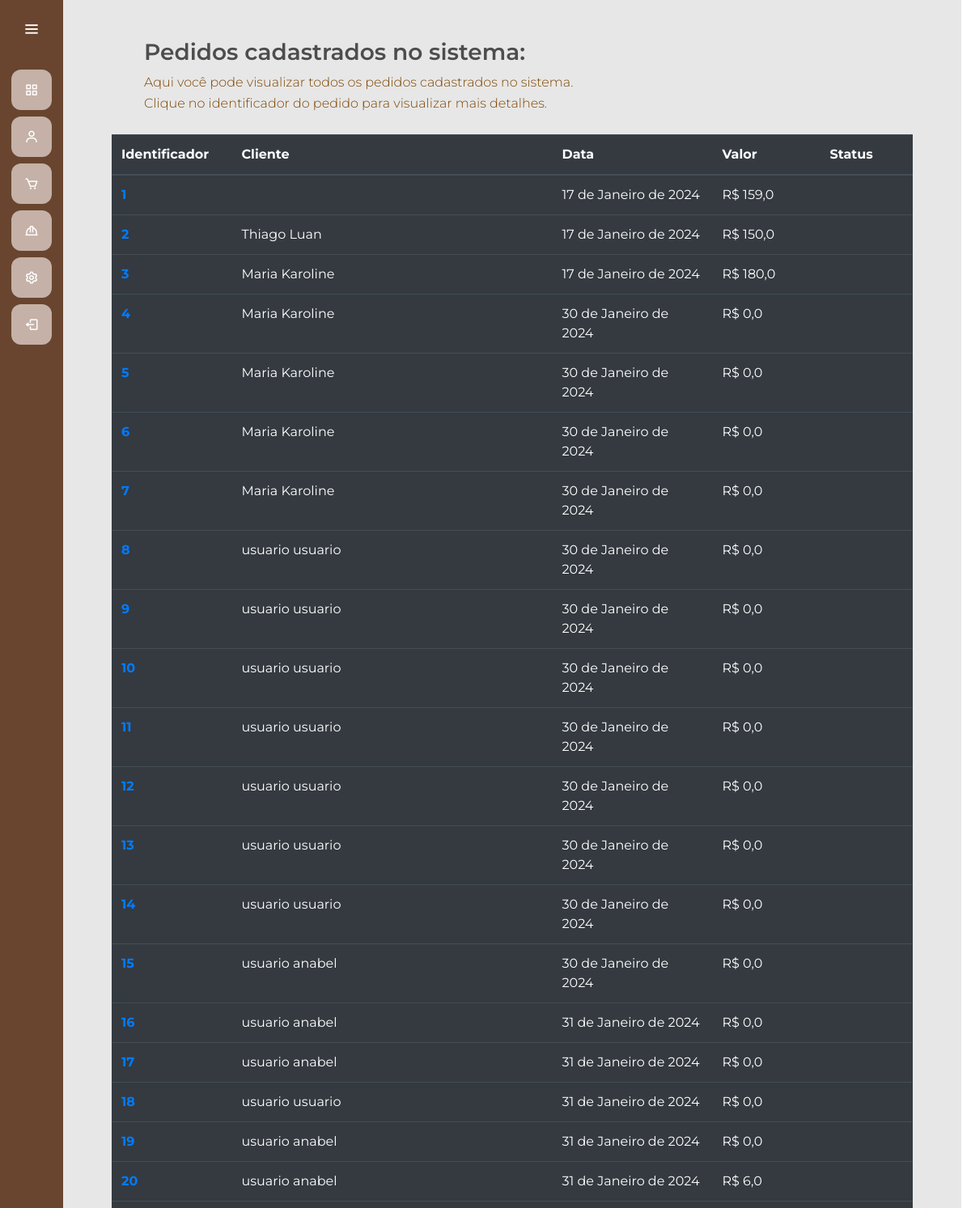
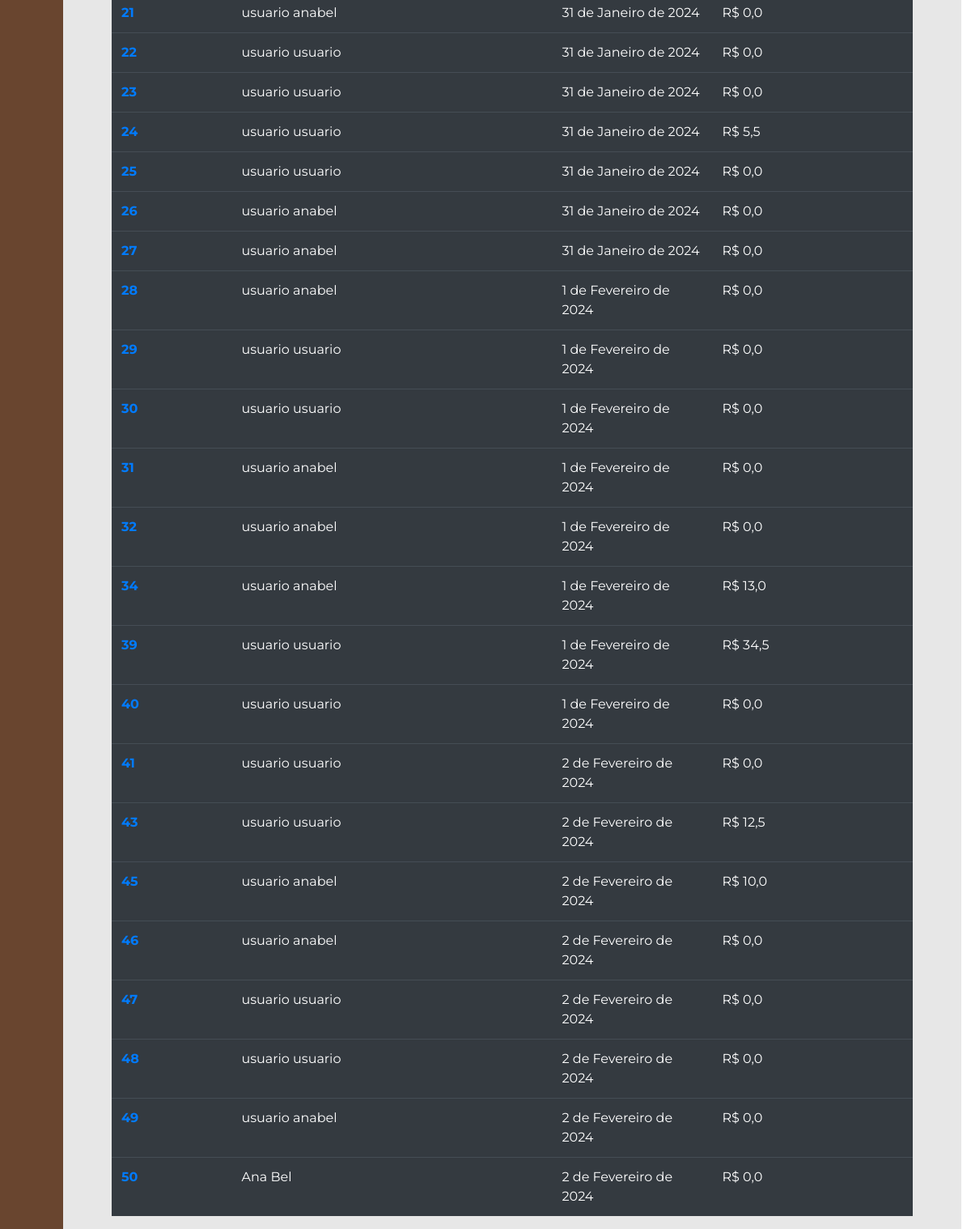
Screenshot of /gerenciamento/listaPedidos/ with the database file from the repository (2 pictures, top to bottom).
### gerenciamento/models.py (models this page shows, shortened)
class Pedido(models.Model):
    id_pedido = models.AutoField(primary_key=True)
    id_transacao = models.CharField(max_length=255, null=True)
    cliente = models.ForeignKey(usuarios_models.Usuario, on_delete=models.SET_NULL, null=True, blank=True)
    data = models.DateField(auto_now_add=True)
    valor_final = models.FloatField(default=0.0)
    produtos = models.ManyToManyField(Produto, through='PedidoProduto')
    completo = models.BooleanField(default=False, null=True, blank=False)

### usuarios/models.py (models this page shows, shortened)
class Usuario (AbstractUser):
    telefone = models.CharField(max_length=20)
    cpf = models.CharField(max_length=11, primary_key=True, unique=True)
    endereco = models.CharField(max_length=255)
    permissao = models.BooleanField(default=False)
    groups = models.ManyToManyField('auth.Group', related_name='usuarios', blank=True)
    user_permissions = models.ManyToManyField('auth.Permission', related_name='usuarios', blank=True)
    REQUIRED_FIELDS = ['email']

### gerenciamento/views.py (the view)
# urls.py: path('listaPedidos/', views.lista_pedidos, name='listaPedidos'),
def lista_pedidos(request):
    pedidos_list = Pedido.objects.all()
    return render(request, 'listarPedidos.html', {'pedidos': pedidos_list})

### gerenciamento/templates/listarPedidos.html
{% extends "gerente.html" %}
{% load static %}
{% block 'head' %}
    <link rel="stylesheet" href="{% static 'usuarios/css/telaprincipal.css' %}">
    <link rel="stylesheet" href="{% static 'gerenciamento/css/gerenciamento.css' %}">
{% endblock %}
{% block 'dashboard' %}
<body>
    <br>
    <br>
    <h3 class="titulo">Pedidos cadastrados no sistema:</h2>
    <p class="subtitulo">Aqui você pode visualizar todos os pedidos cadastrados no sistema.</p>
    <p class="subtitulo">Clique no identificador do pedido para visualizar mais detalhes.</p>
    <br>
    <div class="container-fluid distanciamento">
        <table class="table table-dark">
            <thead>
                <tr>
                    <th class="id" scope="col">Identificador</th>
                    <th class="cliente" scope="col">Cliente</th>
                    <th class="data" scope="col">Data</th>
                    <th class="valor" scope="col">Valor</th>
                    <th class="status" scope="col">Status</th>
                </tr>
            </thead>
            <tbody>
                {% for pedido in pedidos %}
                    <tr>
                        <th><a href="{% url 'notaPedido' pedido.id_pedido %}">{{pedido.id_pedido}}</a></th>
                        <td>{{ pedido.cliente.first_name }} {{ pedido.cliente.last_name }}</td>
                        <td>{{ pedido.data }}</td>
                        <td>R$ {{ pedido.valor_final }}</td>
                        <td>{{ pedido.status }}</td>
                    </tr>
                {% endfor %}
            </tbody>
        </table>
    </div>
</body>
{% endblock %}

### templates/static/general/css/base.css (style rules this page uses)
* { margin: 0; padding: 0; box-sizing: border-box; font-family: "Montserrat" , sans-serif; }
body { background-color: hsl(0, 0%, 98%); }
h1,h2,h3,h4,h5,h6 { color:hsl(0, 0%, 30%); }

### templates/static/general/css/general.css (style rules this page uses)
:root { --main-color: #c5b1a7; --dark-color: #69452F; --light-color: #E7E7E7; --contrast-color: #faab66; --differential-color: #4b280b; --red-color: #9E7047; }

### templates/static/usuarios/css/telaprincipal.css (style rules this page uses)
:root { --main-color: #c5b1a7; --dark-color: #69452F; --light-color: #E7E7E7; --contrast-color: #faab66; --differential-color: #4b280b; --red-color: #9E7047; }
* { margin: 0; padding: 0; box-sizing: border-box; outline: none; font-family: 'Montserrat', sans-serif; }
body { width: 100%; height: auto; display: flex; }

### templates/static/gerenciamento/css/gerenciamento.css (style rules this page uses)
:root { --main-color: #c5b1a7; --dark-color: #69452F; --light-color: #E7E7E7; --contrast-color: #faab66; --differential-color: #4b280b; --red-color: #9E7047; }
.distanciamento { padding-left: 60px; padding-right: 60px; }
.id { width: 15%; }
.data { width: 20%; }
.cliente { width: 40%; }
.titulo { padding-left: 100px; font-weight: 600; }
.subtitulo { padding-left: 100px; font-weight: 350; margin-bottom: 2px; }

### rows the page displays
Pedido: id_pedido "1", data "17 de Janeiro de 2024", valor_final "159,0"
Pedido: id_pedido "2", cliente.first_name "Thiago", cliente.last_name "Luan", data "17 de Janeiro de 2024", valor_final "150,0"
Pedido: id_pedido "3", cliente.first_name "Maria", cliente.last_name "Karoline", data "17 de Janeiro de 2024", valor_final "180,0"
Pedido: id_pedido "4", cliente.first_name "Maria", cliente.last_name "Karoline", data "30 de Janeiro de 2024", valor_final "0,0"
Pedido: id_pedido "5", cliente.first_name "Maria", cliente.last_name "Karoline", data "30 de Janeiro de 2024", valor_final "0,0"
Pedido: id_pedido "6", cliente.first_name "Maria", cliente.last_name "Karoline", data "30 de Janeiro de 2024", valor_final "0,0"
Pedido: id_pedido "7", cliente.first_name "Maria", cliente.last_name "Karoline", data "30 de Janeiro de 2024", valor_final "0,0"
Pedido: id_pedido "8", cliente.first_name "usuario", cliente.last_name "usuario", data "30 de Janeiro de 2024", valor_final "0,0"
Pedido: id_pedido "9", cliente.first_name "usuario", cliente.last_name "usuario", data "30 de Janeiro de 2024", valor_final "0,0"
Pedido: id_pedido "10", cliente.first_name "usuario", cliente.last_name "usuario", data "30 de Janeiro de 2024", valor_final "0,0"
Pedido: id_pedido "11", cliente.first_name "usuario", cliente.last_name "usuario", data "30 de Janeiro de 2024", valor_final "0,0"
Pedido: id_pedido "12", cliente.first_name "usuario", cliente.last_name "usuario", data "30 de Janeiro de 2024", valor_final "0,0"
Pedido: id_pedido "13", cliente.first_name "usuario", cliente.last_name "usuario", data "30 de Janeiro de 2024", valor_final "0,0"
Pedido: id_pedido "14", cliente.first_name "usuario", cliente.last_name "usuario", data "30 de Janeiro de 2024", valor_final "0,0"
Pedido: id_pedido "15", cliente.first_name "usuario", cliente.last_name "anabel", data "30 de Janeiro de 2024", valor_final "0,0"
Pedido: id_pedido "16", cliente.first_name "usuario", cliente.last_name "anabel", data "31 de Janeiro de 2024", valor_final "0,0"
Pedido: id_pedido "17", cliente.first_name "usuario", cliente.last_name "anabel", data "31 de Janeiro de 2024", valor_final "0,0"
Pedido: id_pedido "18", cliente.first_name "usuario", cliente.last_name "usuario", data "31 de Janeiro de 2024", valor_final "0,0"
Pedido: id_pedido "19", cliente.first_name "usuario", cliente.last_name "anabel", data "31 de Janeiro de 2024", valor_final "0,0"
Pedido: id_pedido "20", cliente.first_name "usuario", cliente.last_name "anabel", data "31 de Janeiro de 2024", valor_final "6,0"
Pedido: id_pedido "21", cliente.first_name "usuario", cliente.last_name "anabel", data "31 de Janeiro de 2024", valor_final "0,0"
Pedido: id_pedido "22", cliente.first_name "usuario", cliente.last_name "usuario", data "31 de Janeiro de 2024", valor_final "0,0"
Pedido: id_pedido "23", cliente.first_name "usuario", cliente.last_name "usuario", data "31 de Janeiro de 2024", valor_final "0,0"
Pedido: id_pedido "24", cliente.first_name "usuario", cliente.last_name "usuario", data "31 de Janeiro de 2024", valor_final "5,5"
Pedido: id_pedido "25", cliente.first_name "usuario", cliente.last_name "usuario", data "31 de Janeiro de 2024", valor_final "0,0"
Pedido: id_pedido "26", cliente.first_name "usuario", cliente.last_name "anabel", data "31 de Janeiro de 2024", valor_final "0,0"
Pedido: id_pedido "27", cliente.first_name "usuario", cliente.last_name "anabel", data "31 de Janeiro de 2024", valor_final "0,0"
Pedido: id_pedido "28", cliente.first_name "usuario", cliente.last_name "anabel", data "1 de Fevereiro de 2024", valor_final "0,0"
Pedido: id_pedido "29", cliente.first_name "usuario", cliente.last_name "usuario", data "1 de Fevereiro de 2024", valor_final "0,0"
Pedido: id_pedido "30", cliente.first_name "usuario", cliente.last_name "usuario", data "1 de Fevereiro de 2024", valor_final "0,0"
Pedido: id_pedido "31", cliente.first_name "usuario", cliente.last_name "anabel", data "1 de Fevereiro de 2024", valor_final "0,0"
Pedido: id_pedido "32", cliente.first_name "usuario", cliente.last_name "anabel", data "1 de Fevereiro de 2024", valor_final "0,0"
Pedido: id_pedido "34", cliente.first_name "usuario", cliente.last_name "anabel", data "1 de Fevereiro de 2024", valor_final "13,0"
Pedido: id_pedido "39", cliente.first_name "usuario", cliente.last_name "usuario", data "1 de Fevereiro de 2024", valor_final "34,5"
Pedido: id_pedido "40", cliente.first_name "usuario", cliente.last_name "usuario", data "1 de Fevereiro de 2024", valor_final "0,0"
Pedido: id_pedido "41", cliente.first_name "usuario", cliente.last_name "usuario", data "2 de Fevereiro de 2024", valor_final "0,0"
Pedido: id_pedido "43", cliente.first_name "usuario", cliente.last_name "usuario", data "2 de Fevereiro de 2024", valor_final "12,5"
Pedido: id_pedido "45", cliente.first_name "usuario", cliente.last_name "anabel", data "2 de Fevereiro de 2024", valor_final "10,0"
Pedido: id_pedido "46", cliente.first_name "usuario", cliente.last_name "anabel", data "2 de Fevereiro de 2024", valor_final "0,0"
Pedido: id_pedido "47", cliente.first_name "usuario", cliente.last_name "usuario", data "2 de Fevereiro de 2024", valor_final "0,0"
Pedido: id_pedido "48", cliente.first_name "usuario", cliente.last_name "usuario", data "2 de Fevereiro de 2024", valor_final "0,0"
Pedido: id_pedido "49", cliente.first_name "usuario", cliente.last_name "anabel", data "2 de Fevereiro de 2024", valor_final "0,0"
Pedido: id_pedido "50", cliente.first_name "Ana", cliente.last_name "Bel", data "2 de Fevereiro de 2024", valor_final "0,0"
